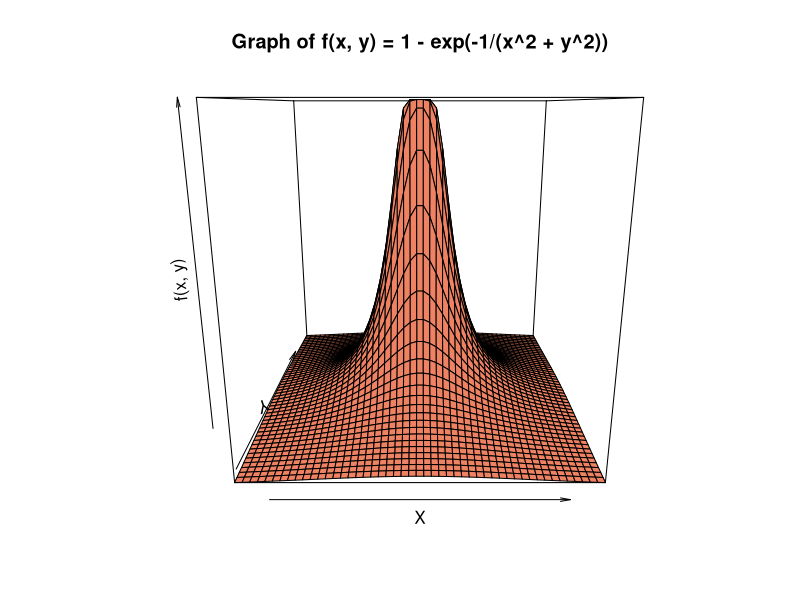
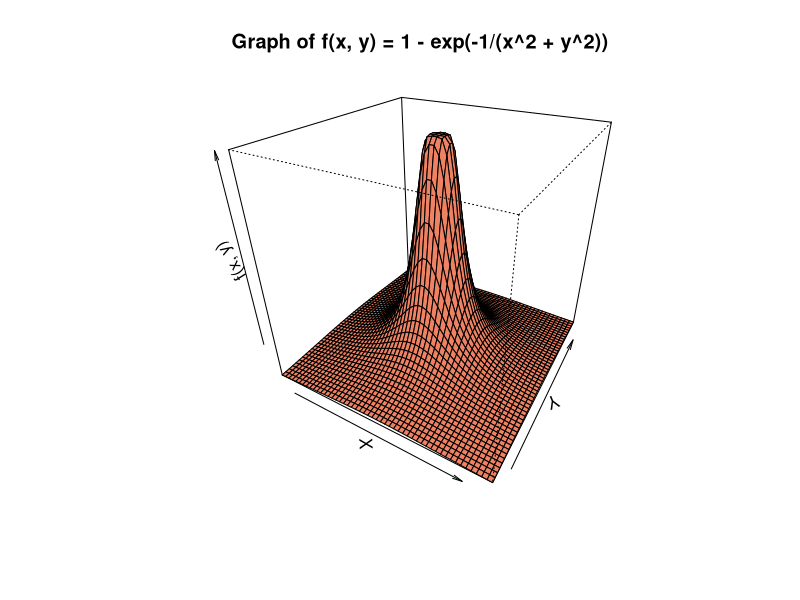
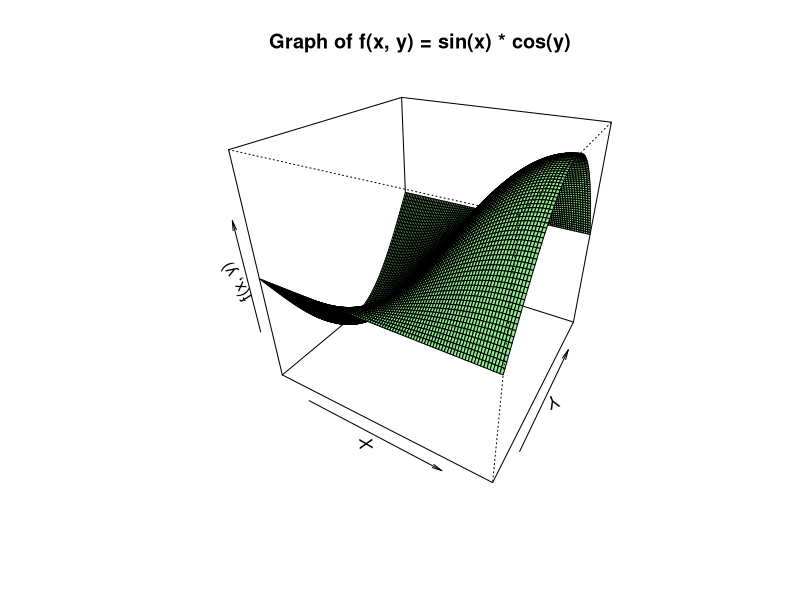
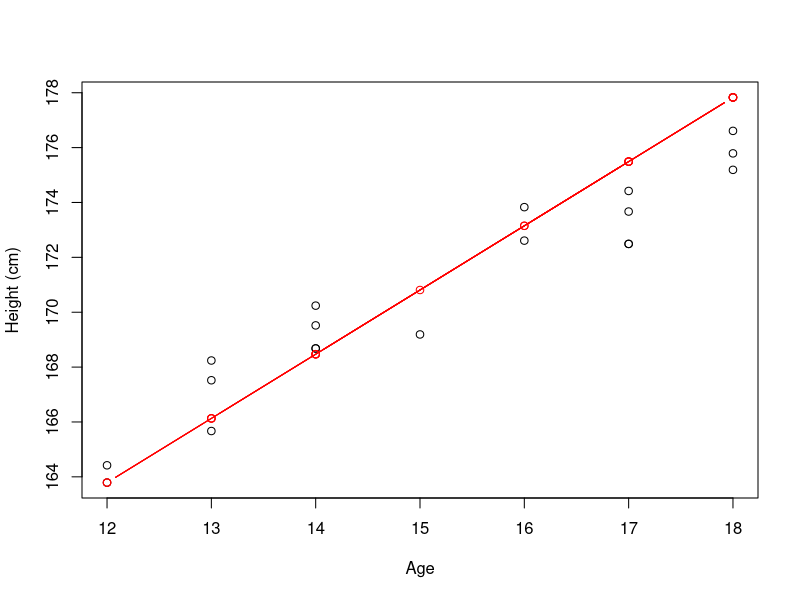

These figures' R source, in order:
## ---- chunk 1
a <- 32 * 41 / 8
print(a)
# or you can simply use 'a'
## ---- chunk 2
# Notice here we would like to overwrite 
a <- a / 2.33
# check value of a 
a
## ---- chunk 3
b <- -8.2 * 10^(-3)
## ---- chunk 4
(a * b)
## ---- chunk 5
sq <- seq(5,-11,by=-0.3)
sq
## ---- chunk 6
sq <- rev(sq)
sq
## ---- chunk 7
# Create the vector
vec <- c(-1, 3, -5, 7, -9)

# Repeat the vector twice, with each element repeated 10 times
repeated_vec <- rep(vec, each = 10, times = 2)

# Sort the result from largest to smallest
sorted_vec <- sort(repeated_vec, decreasing = TRUE)

# Print the sorted result
sorted_vec
## ---- chunk 8
# We name the vector 'sq'

# Extract the first element of 'sq', notice in R (also in Matlab), we start from 1 instead of 0 like in Python
sq[1]
# Extract the last element, same as in Python you use -1, in Matlab you use 'end'
sq[length(sq)]
## ---- chunk 9
(W <- matrix(data = 1:9, nrow = 3, ncol = 3, byrow = FALSE))
## ---- chunk 10
(X <- matrix(data = 1:9, nrow = 3, ncol = 3, byrow = TRUE))
## ---- chunk 11
W * X
## ---- chunk 12
W %*% X
## ---- chunk 13
 Y <- matrix(c(2,3,1,4),nrow = 2)
 Y
## ---- chunk 14
solve(Y)
## ---- chunk 15
A <- matrix(nrow = 3, ncol = 3)
for(i in 1:3) {
  for(j in 1:3) {
    A[i,j] <- i + j
  }
}
A
## ---- chunk 16
fB <- function(b) return(!as.logical(b %% 2))
(B <- matrix(fB(A), nrow = 3, ncol = 3))
## ---- chunk 17
fC <- function(c) return(as.numeric(c %in% c(1,2,3)))
(C <- apply(A, MARGIN = c(1,2), fC))
## ---- chunk 18
A_modified <- A[-1, ]
A_modified
dim(A_modified)
## ---- chunk 19
factorial <- function(n){
  if((n == 0) || (n == 1))
    return(1)
  else
    return (n * factorial(n-1))
}
sapply(0:9, FUN = factorial)
cat("Gamma(10) =", gamma(10), "; 9! =", factorial(9))
## ---- chunk 20
# Define the range for x and y
x <- seq(-5, 5, length = 50)
y <- seq(-5, 5, length = 50)

# Define the function
f1 <- function(x, y) {
  1 - exp(-1 / (x^2 + y^2))
}

# Create a grid using outer
z1 <- outer(x, y, f1)

# Plot using persp
persp(x, y, z1, col = "salmon2", 
      xlab = "X", ylab = "Y", zlab = "f(x, y)",
      main = "Graph of f(x, y) = 1 - exp(-1/(x^2 + y^2))")

# Notice, you can adjust the theta and phi values in persp() if you want a different viewing angle, for example
persp(x, y, z1, theta = 30, phi = 30,col = "salmon2", 
      xlab = "X", ylab = "Y", zlab = "f(x, y)",
      main = "Graph of f(x, y) = 1 - exp(-1/(x^2 + y^2))")

## ---- chunk 21
# Define the range for x and y
x2 <- seq(-pi/2, pi/2, length = 100)
y2 <- seq(-pi/2, pi/2, length = 100)

# Define the function
f2 <- function(x, y) {
  sin(x) * cos(y)
}

# Create a grid using outer
z2 <- outer(x2, y2, f2)

# Plot using persp
persp(x2, y2, z2, theta = 30, phi = 30, col = "lightgreen", 
      xlab = "X", ylab = "Y", zlab = "f(x, y)",
      main = "Graph of f(x, y) = sin(x) * cos(y)")

## ---- chunk 22
set.seed(999)
beta.0 <- 140
beta.1 <- 2
ages <- sample(x = 12:18, size = 20, replace = TRUE)
heights <- round(x = beta.0 + beta.1 * ages + rnorm(n = 10, mean = 0, sd = 2), 
                 digits = 2)
data <- data.frame(heights = heights, ages = ages)
## ---- chunk 23
X <- cbind(rep(x = 1, times = 20), data$ages)
y <- as.matrix(data$heights)
(beta_hat <- solve(t(X) %*% X) %*% t(X) %*% y)
y_hat <- X %*% beta_hat
## ---- chunk 24
plot(x = data$ages, y = data$heights, xlab = "Age", ylab = "Height (cm)")
par(new = TRUE)
plot(x = data$ages, y = y_hat, type = "b" , col = "red", axes = FALSE, xlab = "", ylab = "")
summary(lm(heights ~ ages, data))
## ---- chunk 25
prime_seq <- function(n, i = 1, primes = c()){
  if(length(primes) < n) {
    if (i == 2 || sum(as.numeric(i %% (1:i) == 0)) == 2){
      prime_seq(n = n, i = i + 1, primes = c(primes, i))
    }else{
      prime_seq(n = n, i = i + 1, primes = primes)
    }
  }else{
    return(primes)
  }
}

fibonacci_seq <- function (n){
  fib = c()
  for (i in 1:n){
    if (i == 1){
      fib <- c(fib, 0)
    }else if(i == 2){
      fib <- c(fib, 1)
    }else{
      fib <- c(fib, fib[i - 1] + fib[i - 2])
    }
  }
  return(fib)
}
r_seq <- function(n) return(floor(sqrt((1:n) * pi)))

N <- 5
(p <- prime_seq(n = N))
(q <- fibonacci_seq(n = N))
(r <- r_seq(N))
## ---- chunk 26
(A <- rbind(p, q, r))
(B <- cbind(p, q, r))
